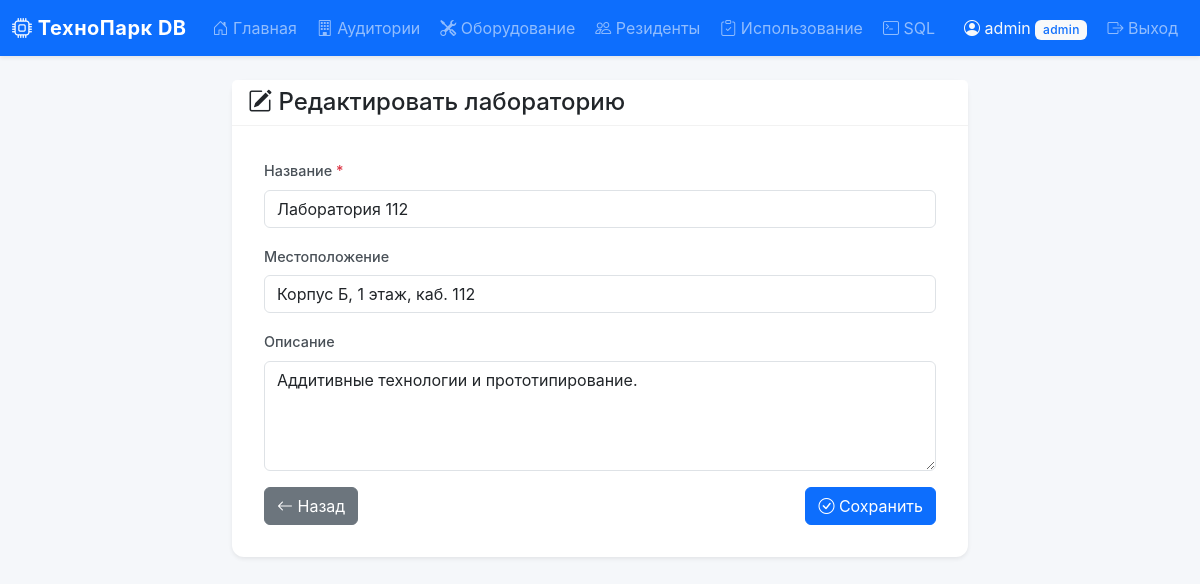
/laboratories/edit/2 (signed in), run on the app's committed database.
### tables this page shows
CREATE TABLE users (
    id INTEGER PRIMARY KEY AUTOINCREMENT,
    username VARCHAR(50) UNIQUE NOT NULL,
    password_hash VARCHAR(255) NOT NULL,
    role TEXT DEFAULT 'operator' CHECK(role IN ('admin', 'operator')),
    created_at DATETIME DEFAULT CURRENT_TIMESTAMP
);

CREATE TABLE laboratories (
    id INTEGER PRIMARY KEY AUTOINCREMENT,
    name VARCHAR(100) NOT NULL,
    location VARCHAR(200),
    description TEXT,
    created_at DATETIME DEFAULT CURRENT_TIMESTAMP,
    created_by INTEGER,  -- Кто создал запись (связь с users)
    FOREIGN KEY (created_by) REFERENCES users(id) ON DELETE SET NULL
);

### routes/laboratories.py (the view, shortened to what this page needs)
@laboratories_bp.route('/edit/<int:id>', methods=['GET', 'POST'])
@login_required
def edit_laboratory(id):
    lab = execute_query("SELECT * FROM laboratories WHERE id = ?", (id,))
    if not lab:
        flash('Лаборатория не найдена', 'warning')
        return redirect(url_for('laboratories.list_laboratories'))
    lab = lab[0]
    return render_template('laboratories/form.html', laboratory=lab, action='edit')

### database/db.py (called while the page is built)
def get_db():
    if 'db' not in g:
        g.db = sqlite3.connect(current_app.config['DATABASE_PATH'])
        g.db.row_factory = sqlite3.Row
        g.db.execute("PRAGMA foreign_keys = ON")
    return g.db

def execute_query(query, params=None, fetch=True):
    db = get_db()
    cursor = db.execute(query, params or ())
    if fetch:
        return [dict(row) for row in cursor.fetchall()]
    return None

### templates/laboratories/form.html (shortened to what this page needs)
{% extends "base.html" %}
{% block content %}
<div class="row justify-content-center">
    <div class="col-md-8">
        <div class="card border-0 shadow-sm">
            <div class="card-header bg-white">
                <h4 class="mb-0">
                    <i class="bi bi-{{ 'pencil-square' if action == 'edit' else 'plus-circle' }}"></i>
                    {{ 'Редактировать' if action == 'edit' else 'Добавить' }} лабораторию
                </h4>
            </div>
            <div class="card-body">
                <form method="POST">
                    <div class="mb-3">
                        <label for="name" class="form-label">
                            Название <span class="text-danger">*</span>
                        </label>
                        <input type="text" class="form-control" id="name" name="name"
                               value="{{ laboratory.name if laboratory else '' }}" required>
                    </div>
                    <div class="mb-3">
                        <label for="location" class="form-label">Местоположение</label>
                        <input type="text" class="form-control" id="location" name="location"
                               value="{{ laboratory.location if laboratory else '' }}"
                               placeholder="Например: Корпус А, 3 этаж, каб. 305">
                    </div>
                    <div class="mb-3">
                        <label for="description" class="form-label">Описание</label>
                        <textarea class="form-control" id="description" name="description"
                                  rows="4" placeholder="Специализация лаборатории...">{{ laboratory.description if laboratory else '' }}</textarea>
                    </div>
                    <div class="d-flex justify-content-between">
                        <a href="{{ url_for('laboratories.list_laboratories') }}" class="btn btn-secondary">
                            <i class="bi bi-arrow-left"></i> Назад
                        </a>
                        <button type="submit" class="btn btn-primary">
                            <i class="bi bi-check-circle"></i> Сохранить
                        </button>
                    </div>
                </form>
            </div>
        </div>
    </div>
</div>
{% endblock %}

### templates/base.html (shortened to what this page needs)
<!DOCTYPE html>
<html lang="ru">
<head>
    <link href="https://cdn.jsdelivr.net/npm/bootstrap@5.3.2/dist/css/bootstrap.min.css" rel="stylesheet">
    <link href="https://cdn.jsdelivr.net/npm/bootstrap-icons@1.11.1/font/bootstrap-icons.css" rel="stylesheet">
    <link href="{{ url_for('static', filename='css/style.css') }}" rel="stylesheet">
</head>
<body>
<nav class="navbar navbar-expand-lg navbar-dark bg-primary shadow-sm">
    <div class="container-fluid">
        <a class="navbar-brand fw-bold" href="{{ url_for('dashboard.index') }}">
            <i class="bi bi-cpu"></i> ТехноПарк DB
        </a>
        <div class="collapse navbar-collapse" id="mainNavbar">
            <ul class="navbar-nav me-auto">
                <li class="nav-item">
                    <a class="nav-link" href="{{ url_for('dashboard.index') }}">
                        <i class="bi bi-house-door"></i> Главная
                    </a>
                </li>
                <li class="nav-item">
                    <a class="nav-link" href="{{ url_for('laboratories.list_laboratories') }}">
                        <i class="bi bi-building"></i> Аудитории
                    </a>
                </li>
                <li class="nav-item">
                    <a class="nav-link" href="{{ url_for('equipment.list_equipment') }}">
                        <i class="bi bi-tools"></i> Оборудование
                    </a>
                </li>
                <li class="nav-item">
                    <a class="nav-link" href="{{ url_for('residents.list_residents') }}">
                        <i class="bi bi-people"></i> Резиденты
                    </a>
                </li>
                <li class="nav-item">
                    <a class="nav-link" href="{{ url_for('usage.list_usage') }}">
                        <i class="bi bi-clipboard-check"></i> Использование
                    </a>
                </li>
                <li class="nav-item">
                    <a class="nav-link" href="{{ url_for('sql_console.console') }}">
                        <i class="bi bi-terminal"></i> SQL
                    </a>
                </li>
            </ul>
            <ul class="navbar-nav">
                {% if current_user.is_authenticated %}
                    <li class="nav-item">
                        <span class="nav-link text-light">
                            <i class="bi bi-person-circle"></i>
                            {{ current_user.username }}
                            <span class="badge bg-light text-primary">{{ current_user.role }}</span>
                        </span>
                    </li>
                    <li class="nav-item">
                        <a class="nav-link" href="{{ url_for('auth.logout') }}">
                            <i class="bi bi-box-arrow-right"></i> Выход
                        </a>
                    </li>
                {% endif %}
            </ul>
        </div>
    </div>
</nav>
<main class="container py-4">
    {% block content %}{% endblock %}
</main>
</body>
</html>

### static/css/style.css (style rules this page uses)
body { background-color: #f5f7fa; font-family: -apple-system, BlinkMacSystemFont, "Segoe UI", Roboto, "Helvetica Neue", Arial, sans-serif; min-height: 100vh; display: flex; flex-direction: column; }
main.container { flex: 1; }
.navbar-brand { letter-spacing: 0.5px; }
.navbar .nav-link { transition: background-color 0.2s ease; border-radius: 0.375rem; margin: 0 2px; }
.card { border-radius: 0.75rem; transition: box-shadow 0.2s ease; }
.card-header { border-bottom: 1px solid rgba(0, 0, 0, 0.05); }
.badge { font-weight: 500; letter-spacing: 0.3px; padding: 0.35em 0.65em; }
.form-label { font-weight: 500; font-size: 0.9rem; color: #495057; }
.card.shadow-sm .card-body { padding: 2rem; }

### data on the page
users: username "admin", role "admin"
laboratories: name "Лаборатория 112", location "Корпус Б, 1 этаж, каб. 112", description "Аддитивные технологии и прототипирование."

### other printed values
{{ 'Редактировать' if action == 'edit' else 'Добавить' }} "Редактировать"
